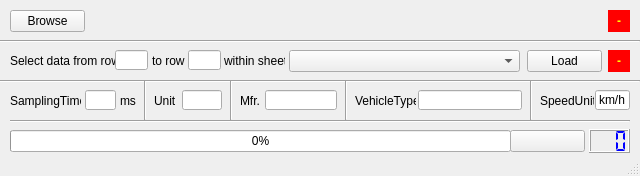
<?xml version="1.0" encoding="UTF-8"?>
<ui version="4.0">
 <class>MainWindow</class>
 <widget class="QMainWindow" name="MainWindow">
  <property name="geometry">
   <rect>
    <x>0</x>
    <y>0</y>
    <width>640</width>
    <height>176</height>
   </rect>
  </property>
  <property name="windowTitle">
   <string>CrashBench Data Entryer</string>
  </property>
  <property name="windowIcon">
   <iconset>
    <normaloff>imgTpl/starLogo24x24.ico</normaloff>imgTpl/starLogo24x24.ico</iconset>
  </property>
  <widget class="QWidget" name="centralwidget">
   <widget class="QLCDNumber" name="lcdNumber">
    <property name="enabled">
     <bool>true</bool>
    </property>
    <property name="geometry">
     <rect>
      <x>589</x>
      <y>129</y>
      <width>41</width>
      <height>24</height>
     </rect>
    </property>
    <property name="font">
     <font>
      <weight>75</weight>
      <bold>true</bold>
     </font>
    </property>
    <property name="autoFillBackground">
     <bool>true</bool>
    </property>
    <property name="styleSheet">
     <string notr="true">color:rgb(0, 0, 255)</string>
    </property>
    <property name="digitCount">
     <number>3</number>
    </property>
    <property name="segmentStyle">
     <enum>QLCDNumber::Flat</enum>
    </property>
    <property name="value" stdset="0">
     <double>0.000000000000000</double>
    </property>
    <property name="intValue" stdset="0">
     <number>0</number>
    </property>
   </widget>
   <widget class="QPushButton" name="btnBrowse">
    <property name="geometry">
     <rect>
      <x>10</x>
      <y>10</y>
      <width>75</width>
      <height>22</height>
     </rect>
    </property>
    <property name="text">
     <string>Browse</string>
    </property>
   </widget>
   <widget class="QLabel" name="lblExcelFilePath">
    <property name="geometry">
     <rect>
      <x>90</x>
      <y>10</y>
      <width>511</width>
      <height>22</height>
     </rect>
    </property>
    <property name="text">
     <string/>
    </property>
   </widget>
   <widget class="QLineEdit" name="lnEdStartRow">
    <property name="geometry">
     <rect>
      <x>115</x>
      <y>50</y>
      <width>33</width>
      <height>20</height>
     </rect>
    </property>
    <property name="alignment">
     <set>Qt::AlignCenter</set>
    </property>
   </widget>
   <widget class="QLabel" name="lblStep0">
    <property name="geometry">
     <rect>
      <x>608</x>
      <y>10</y>
      <width>22</width>
      <height>22</height>
     </rect>
    </property>
    <property name="font">
     <font>
      <weight>75</weight>
      <bold>true</bold>
     </font>
    </property>
    <property name="styleSheet">
     <string notr="true">background-color:rgb(255, 0, 0);
color:rgb(255, 255, 0)</string>
    </property>
    <property name="text">
     <string>-</string>
    </property>
    <property name="alignment">
     <set>Qt::AlignCenter</set>
    </property>
   </widget>
   <widget class="QLabel" name="lblStep1">
    <property name="geometry">
     <rect>
      <x>608</x>
      <y>50</y>
      <width>22</width>
      <height>22</height>
     </rect>
    </property>
    <property name="font">
     <font>
      <weight>75</weight>
      <bold>true</bold>
     </font>
    </property>
    <property name="styleSheet">
     <string notr="true">background-color:rgb(255, 0, 0);
color:rgb(255, 255, 0)</string>
    </property>
    <property name="text">
     <string>-</string>
    </property>
    <property name="alignment">
     <set>Qt::AlignCenter</set>
    </property>
   </widget>
   <widget class="QProgressBar" name="progressBar">
    <property name="geometry">
     <rect>
      <x>10</x>
      <y>130</y>
      <width>501</width>
      <height>22</height>
     </rect>
    </property>
    <property name="value">
     <number>0</number>
    </property>
   </widget>
   <widget class="Line" name="line">
    <property name="geometry">
     <rect>
      <x>0</x>
      <y>40</y>
      <width>640</width>
      <height>2</height>
     </rect>
    </property>
    <property name="orientation">
     <enum>Qt::Horizontal</enum>
    </property>
   </widget>
   <widget class="QLabel" name="lblFromRow">
    <property name="geometry">
     <rect>
      <x>10</x>
      <y>50</y>
      <width>105</width>
      <height>22</height>
     </rect>
    </property>
    <property name="text">
     <string>Select data from row</string>
    </property>
   </widget>
   <widget class="QLabel" name="lblToRow">
    <property name="geometry">
     <rect>
      <x>152</x>
      <y>50</y>
      <width>35</width>
      <height>22</height>
     </rect>
    </property>
    <property name="text">
     <string>to row</string>
    </property>
   </widget>
   <widget class="QLineEdit" name="lnEdEndRow">
    <property name="geometry">
     <rect>
      <x>188</x>
      <y>50</y>
      <width>33</width>
      <height>20</height>
     </rect>
    </property>
    <property name="alignment">
     <set>Qt::AlignCenter</set>
    </property>
   </widget>
   <widget class="QLabel" name="lblWithinSheet">
    <property name="geometry">
     <rect>
      <x>224</x>
      <y>50</y>
      <width>61</width>
      <height>22</height>
     </rect>
    </property>
    <property name="text">
     <string>within sheet</string>
    </property>
   </widget>
   <widget class="QComboBox" name="comboBox">
    <property name="geometry">
     <rect>
      <x>289</x>
      <y>50</y>
      <width>231</width>
      <height>22</height>
     </rect>
    </property>
   </widget>
   <widget class="QPushButton" name="btnLoad">
    <property name="geometry">
     <rect>
      <x>527</x>
      <y>50</y>
      <width>75</width>
      <height>22</height>
     </rect>
    </property>
    <property name="text">
     <string>Load</string>
    </property>
   </widget>
   <widget class="Line" name="line_2">
    <property name="geometry">
     <rect>
      <x>0</x>
      <y>80</y>
      <width>640</width>
      <height>2</height>
     </rect>
    </property>
    <property name="orientation">
     <enum>Qt::Horizontal</enum>
    </property>
   </widget>
   <widget class="QLabel" name="lblVehicleType">
    <property name="geometry">
     <rect>
      <x>355</x>
      <y>90</y>
      <width>61</width>
      <height>22</height>
     </rect>
    </property>
    <property name="text">
     <string>VehicleType</string>
    </property>
   </widget>
   <widget class="QLineEdit" name="lnEdVehicleType">
    <property name="geometry">
     <rect>
      <x>418</x>
      <y>90</y>
      <width>104</width>
      <height>20</height>
     </rect>
    </property>
    <property name="alignment">
     <set>Qt::AlignRight|Qt::AlignTrailing|Qt::AlignVCenter</set>
    </property>
   </widget>
   <widget class="QLineEdit" name="lnEdSpeedUnit">
    <property name="geometry">
     <rect>
      <x>595</x>
      <y>90</y>
      <width>35</width>
      <height>20</height>
     </rect>
    </property>
    <property name="text">
     <string>km/h</string>
    </property>
    <property name="alignment">
     <set>Qt::AlignRight|Qt::AlignTrailing|Qt::AlignVCenter</set>
    </property>
   </widget>
   <widget class="QLabel" name="lblSpeedUnit">
    <property name="geometry">
     <rect>
      <x>540</x>
      <y>90</y>
      <width>54</width>
      <height>22</height>
     </rect>
    </property>
    <property name="text">
     <string>SpeedUnit</string>
    </property>
   </widget>
   <widget class="QLineEdit" name="lnEdManufacturer">
    <property name="geometry">
     <rect>
      <x>265</x>
      <y>90</y>
      <width>72</width>
      <height>20</height>
     </rect>
    </property>
    <property name="text">
     <string/>
    </property>
    <property name="alignment">
     <set>Qt::AlignRight|Qt::AlignTrailing|Qt::AlignVCenter</set>
    </property>
   </widget>
   <widget class="QLabel" name="lblManufacturer">
    <property name="geometry">
     <rect>
      <x>240</x>
      <y>90</y>
      <width>21</width>
      <height>22</height>
     </rect>
    </property>
    <property name="text">
     <string>Mfr.</string>
    </property>
   </widget>
   <widget class="QLineEdit" name="lnEdSamplingTime">
    <property name="geometry">
     <rect>
      <x>85</x>
      <y>90</y>
      <width>31</width>
      <height>20</height>
     </rect>
    </property>
    <property name="text">
     <string/>
    </property>
    <property name="alignment">
     <set>Qt::AlignRight|Qt::AlignTrailing|Qt::AlignVCenter</set>
    </property>
   </widget>
   <widget class="QLabel" name="lblSamplingTime">
    <property name="geometry">
     <rect>
      <x>10</x>
      <y>90</y>
      <width>71</width>
      <height>22</height>
     </rect>
    </property>
    <property name="text">
     <string>SamplingTime</string>
    </property>
   </widget>
   <widget class="QLineEdit" name="lnEdUnit">
    <property name="geometry">
     <rect>
      <x>182</x>
      <y>90</y>
      <width>40</width>
      <height>20</height>
     </rect>
    </property>
    <property name="text">
     <string/>
    </property>
    <property name="alignment">
     <set>Qt::AlignRight|Qt::AlignTrailing|Qt::AlignVCenter</set>
    </property>
   </widget>
   <widget class="QLabel" name="lblUnit">
    <property name="geometry">
     <rect>
      <x>154</x>
      <y>90</y>
      <width>31</width>
      <height>22</height>
     </rect>
    </property>
    <property name="text">
     <string>Unit</string>
    </property>
   </widget>
   <widget class="QLabel" name="lblSamplingTimeUnit">
    <property name="geometry">
     <rect>
      <x>120</x>
      <y>90</y>
      <width>16</width>
      <height>22</height>
     </rect>
    </property>
    <property name="text">
     <string>ms</string>
    </property>
   </widget>
   <widget class="Line" name="line_3">
    <property name="geometry">
     <rect>
      <x>144</x>
      <y>80</y>
      <width>2</width>
      <height>40</height>
     </rect>
    </property>
    <property name="orientation">
     <enum>Qt::Vertical</enum>
    </property>
   </widget>
   <widget class="Line" name="line_4">
    <property name="geometry">
     <rect>
      <x>230</x>
      <y>80</y>
      <width>2</width>
      <height>40</height>
     </rect>
    </property>
    <property name="orientation">
     <enum>Qt::Vertical</enum>
    </property>
   </widget>
   <widget class="Line" name="line_5">
    <property name="geometry">
     <rect>
      <x>345</x>
      <y>80</y>
      <width>2</width>
      <height>40</height>
     </rect>
    </property>
    <property name="orientation">
     <enum>Qt::Vertical</enum>
    </property>
   </widget>
   <widget class="Line" name="line_6">
    <property name="geometry">
     <rect>
      <x>10</x>
      <y>120</y>
      <width>620</width>
      <height>2</height>
     </rect>
    </property>
    <property name="orientation">
     <enum>Qt::Horizontal</enum>
    </property>
   </widget>
   <widget class="Line" name="line_7">
    <property name="geometry">
     <rect>
      <x>530</x>
      <y>80</y>
      <width>2</width>
      <height>40</height>
     </rect>
    </property>
    <property name="orientation">
     <enum>Qt::Vertical</enum>
    </property>
   </widget>
   <widget class="QPushButton" name="btnGo">
    <property name="geometry">
     <rect>
      <x>510</x>
      <y>130</y>
      <width>75</width>
      <height>22</height>
     </rect>
    </property>
    <property name="text">
     <string/>
    </property>
    <property name="icon">
     <iconset>
      <normaloff>imgTpl/playButton32x32.ico</normaloff>imgTpl/playButton32x32.ico</iconset>
    </property>
   </widget>
  </widget>
  <widget class="QStatusBar" name="statusbar"/>
 </widget>
 <resources/>
 <connections/>
</ui>
